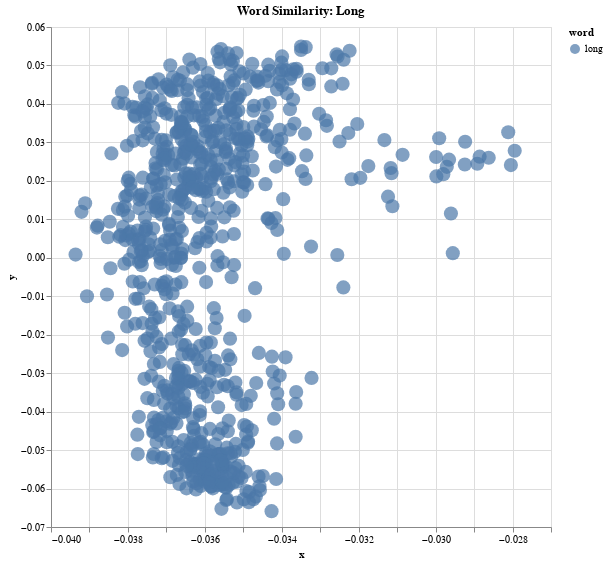

Source (notebook cell):
### Code cell
# List of keywords that you want to compare
keywords = ['long']

# How to color the points in the plot. The other option is "period" for time period
color_by = 'word'

# Get all word positions
word_positions = get_word_positions(keywords)

# Get all contexts around the words
keyword_contexts = []
keyword_contexts_tokens = []
words = []

for position in word_positions:
  words.append(word_lookup[all_word_ids[position]])
  keyword_contexts.append(get_context_clean(position))
  keyword_contexts_tokens.append(get_context(position))

# Reduce word vectors with PCA
pca = PCA(n_components=2)
pca.fit(all_word_vectors[word_positions,:].T)

# Make a DataFrame with PCA results
df_to_plot = pd.DataFrame({"x": pca.components_[0,:], 
                           "y": pca.components_[1,:],
                           "context": keyword_contexts, 
                           "tokens": keyword_contexts_tokens, 
                           "word": words})
# Match original text and metadata
df_to_plot[['stars', 'brand', 'name', 'type']] = df_to_plot.apply(find_original_review, axis='columns', result_type='expand')

# Rename columns so that the context shows up as the "title" in the tooltip (bigger and bolded)
# df = df.rename(columns={'brand': 'brand', 'name': 'title'})

# Make the plot
alt.Chart(df_to_plot, title=f"Word Similarity: {', '.join(keywords).title()}").mark_circle(size=200).encode(
    alt.X('x',
        scale=alt.Scale(zero=False)
    ), y="y",
    color= color_by,
    # href="link",
    tooltip=['word', 'context', 'type', 'brand', 'name', 'stars']
    ).interactive().properties(
    width=500,
    height=500
)

### Figure 1 — Vega-Lite specification as saved in the notebook (floating-point values rounded to 4 significant figures; data arrays with more than 128 entries replaced by an {"elided": "..."} marker saying what was removed)
{"config": {"view": {"continuousWidth": 400, "continuousHeight": 300}}, "data": {"name": "data-a31ee4e8a86221c00d639c62b3d9776e"}, "mark": {"type": "circle", "size": 200}, "encoding": {"color": {"field": "word", "type": "nominal"}, "tooltip": [{"field": "word", "type": "nominal"}, {"field": "context", "type": "nominal"}, {"field": "type", "type": "nominal"}, {"field": "brand", "type": "nominal"}, {"field": "name", "type": "nominal"}, {"field": "stars", "type": "nominal"}], "x": {"field": "x", "scale": {"zero": false}, "type": "quantitative"}, "y": {"field": "y", "type": "quantitative"}}, "height": 500, "selection": {"selector005": {"type": "interval", "bind": "scales", "encodings": ["x", "y"]}}, "title": "Word Similarity: Long", "width": 500, "$schema": "https://vega.github.io/schema/vega-lite/v4.17.0.json", "datasets": {"data-a31ee4e8a86221c00d639c62b3d9776e": {"elided": "775 records"}}}
